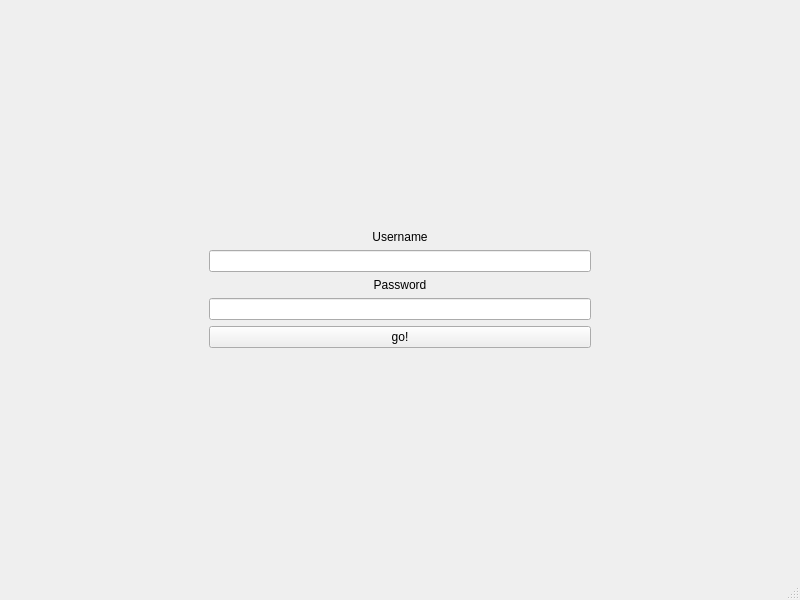
<?xml version="1.0" encoding="UTF-8"?>
<ui version="4.0">
 <class>MainWindow</class>
 <widget class="QMainWindow" name="MainWindow">
  <property name="geometry">
   <rect>
    <x>0</x>
    <y>0</y>
    <width>800</width>
    <height>600</height>
   </rect>
  </property>
  <property name="windowTitle">
   <string>MainWindow</string>
  </property>
  <widget class="QWidget" name="centralwidget">
   <layout class="QGridLayout" name="gridLayout_2">
    <item row="0" column="1">
     <layout class="QVBoxLayout" name="verticalLayout_2">
      <item>
       <spacer name="verticalSpacer_2">
        <property name="orientation">
         <enum>Qt::Vertical</enum>
        </property>
        <property name="sizeHint" stdset="0">
         <size>
          <width>20</width>
          <height>40</height>
         </size>
        </property>
       </spacer>
      </item>
      <item>
       <widget class="QLabel" name="label">
        <property name="text">
         <string>Username</string>
        </property>
        <property name="alignment">
         <set>Qt::AlignCenter</set>
        </property>
       </widget>
      </item>
      <item>
       <widget class="QLineEdit" name="lineEdit"/>
      </item>
      <item>
       <widget class="QLabel" name="label_2">
        <property name="text">
         <string>Password</string>
        </property>
        <property name="alignment">
         <set>Qt::AlignCenter</set>
        </property>
       </widget>
      </item>
      <item>
       <widget class="QLineEdit" name="lineEdit_2"/>
      </item>
      <item>
       <widget class="QPushButton" name="pushButton">
        <property name="text">
         <string>go!</string>
        </property>
       </widget>
      </item>
      <item>
       <spacer name="verticalSpacer">
        <property name="orientation">
         <enum>Qt::Vertical</enum>
        </property>
        <property name="sizeHint" stdset="0">
         <size>
          <width>20</width>
          <height>40</height>
         </size>
        </property>
       </spacer>
      </item>
     </layout>
    </item>
    <item row="0" column="0">
     <spacer name="horizontalSpacer">
      <property name="orientation">
       <enum>Qt::Horizontal</enum>
      </property>
      <property name="sizeType">
       <enum>QSizePolicy::Fixed</enum>
      </property>
      <property name="sizeHint" stdset="0">
       <size>
        <width>200</width>
        <height>20</height>
       </size>
      </property>
     </spacer>
    </item>
    <item row="0" column="2">
     <spacer name="horizontalSpacer_2">
      <property name="orientation">
       <enum>Qt::Horizontal</enum>
      </property>
      <property name="sizeType">
       <enum>QSizePolicy::Fixed</enum>
      </property>
      <property name="sizeHint" stdset="0">
       <size>
        <width>200</width>
        <height>20</height>
       </size>
      </property>
     </spacer>
    </item>
   </layout>
  </widget>
  <widget class="QMenuBar" name="menubar">
   <property name="geometry">
    <rect>
     <x>0</x>
     <y>0</y>
     <width>800</width>
     <height>24</height>
    </rect>
   </property>
  </widget>
  <widget class="QStatusBar" name="statusbar"/>
 </widget>
 <resources/>
 <connections/>
</ui>
